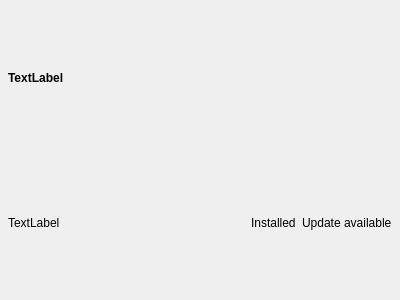
<?xml version="1.0" encoding="UTF-8"?>
<ui version="4.0">
 <class>PluginsWidget</class>
 <widget class="QWidget" name="PluginsWidget">
  <property name="geometry">
   <rect>
    <x>0</x>
    <y>0</y>
    <width>400</width>
    <height>300</height>
   </rect>
  </property>
  <property name="windowTitle">
   <string>Form</string>
  </property>
  <layout class="QVBoxLayout" name="verticalLayout">
   <property name="leftMargin">
    <number>8</number>
   </property>
   <property name="topMargin">
    <number>8</number>
   </property>
   <property name="rightMargin">
    <number>8</number>
   </property>
   <property name="bottomMargin">
    <number>8</number>
   </property>
   <item>
    <widget class="QLabel" name="name">
     <property name="font">
      <font>
       <weight>75</weight>
       <bold>true</bold>
      </font>
     </property>
     <property name="text">
      <string>TextLabel</string>
     </property>
    </widget>
   </item>
   <item>
    <layout class="QHBoxLayout" name="horizontalLayout">
     <item>
      <widget class="QLabel" name="version">
       <property name="text">
        <string>TextLabel</string>
       </property>
      </widget>
     </item>
     <item>
      <spacer name="horizontalSpacer">
       <property name="orientation">
        <enum>Qt::Horizontal</enum>
       </property>
       <property name="sizeHint" stdset="0">
        <size>
         <width>40</width>
         <height>20</height>
        </size>
       </property>
      </spacer>
     </item>
     <item>
      <widget class="Badge" name="installed">
       <property name="text">
        <string>Installed</string>
       </property>
      </widget>
     </item>
     <item>
      <widget class="Badge" name="updateAvailable">
       <property name="text">
        <string>Update available</string>
       </property>
      </widget>
     </item>
    </layout>
   </item>
  </layout>
 </widget>
 <customwidgets>
  <customwidget>
   <class>Badge</class>
   <extends>QLabel</extends>
   <header>smallWidgets/Badge.h</header>
  </customwidget>
 </customwidgets>
 <resources/>
 <connections/>
</ui>
